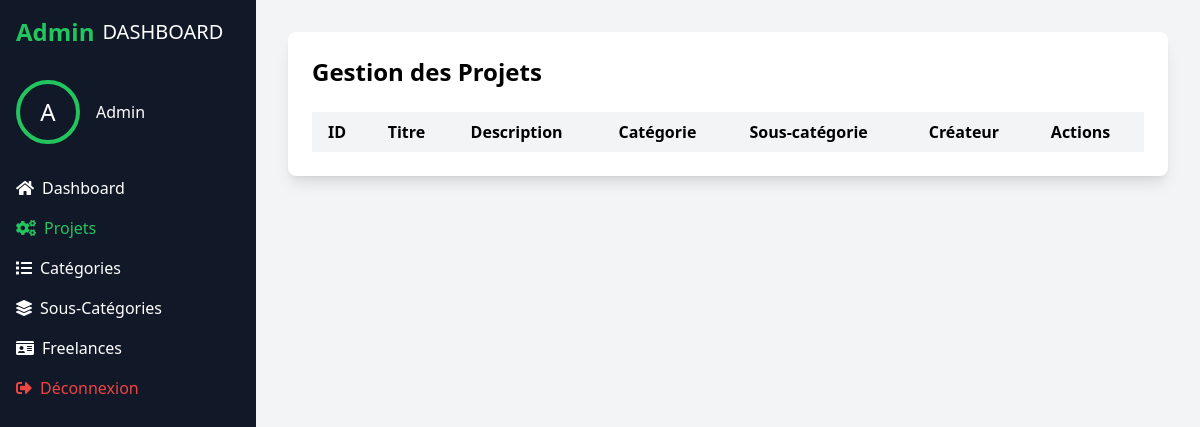
Before: /admin/projets.php (signed in) with the older database file.
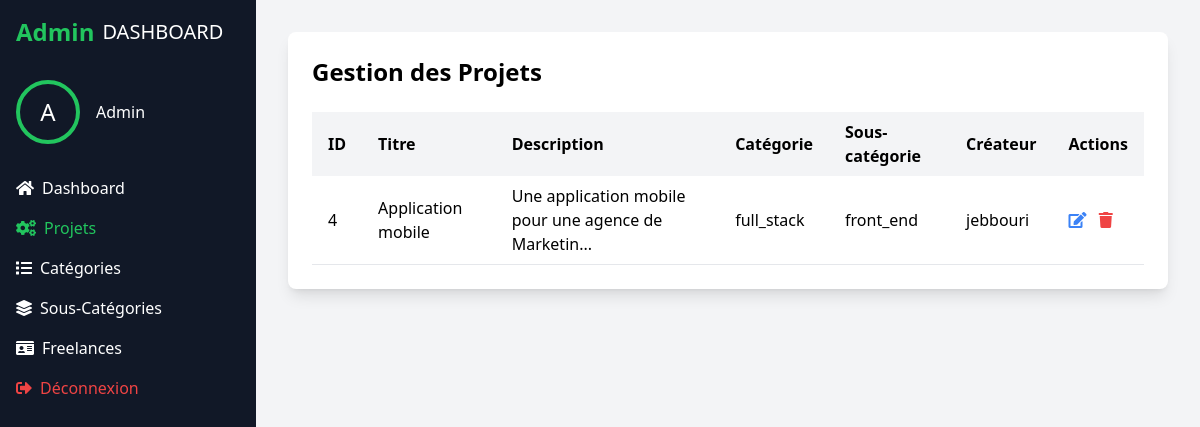
After: the same page with the newer database file.
### tables this page shows
CREATE TABLE `projets` (
  `id_projet` int NOT NULL,
  `titre_projet` varchar(255) NOT NULL,
  `DESCRIPTION` text,
  `id_categorie` int DEFAULT NULL,
  `id_sous_categorie` int DEFAULT NULL,
  `id_utilisateur` int DEFAULT NULL
);

CREATE TABLE `categories` (
  `id_categorie` int NOT NULL,
  `nom_categorie` varchar(255) NOT NULL
);

CREATE TABLE `souscategorie` (
  `id_sous_categorie` int NOT NULL,
  `nom_sous_categorie` varchar(255) NOT NULL,
  `id_categorie` int DEFAULT NULL
);

CREATE TABLE `utilisateurs` (
  `id_utilisateur` int NOT NULL,
  `nom_utilisateur` varchar(255) NOT NULL,
  `mot_de_passe` varchar(255) NOT NULL,
  `email` varchar(255) NOT NULL,
  `role` varchar(55) DEFAULT 'user'
);

### admin/projets.php (the view, shortened to what the changed rows need)
<?php
require_once '../config.php';
$stmt = $pdo->query(" SELECT p.id_projet, p.titre_projet, p.description, c.nom_categorie, sc.nom_sous_categorie, u.nom_utilisateur as createur FROM projets p
    LEFT JOIN categories c ON p.id_categorie = c.id_categorie
    LEFT JOIN souscategorie sc ON p.id_sous_categorie = sc.id_sous_categorie
    LEFT JOIN utilisateurs u ON p.id_utilisateur = u.id_utilisateur ");
$projets = $stmt->fetchAll(PDO::FETCH_ASSOC);
?>
<!DOCTYPE html>
<html lang="en">
<head>
    <script src="../Config_tailwind/tailwind.js"></script>
    <link href="https://cdnjs.cloudflare.com/ajax/libs/font-awesome/5.15.3/css/all.min.css" rel="stylesheet"/>
</head>
<body class="bg-gray-100">
     <div class="flex h-screen">
        <div class="flex-1 p-8">
            <div class="bg-white rounded-lg shadow-lg p-6">
                <div class="flex justify-between items-center mb-6">
                    <h1 class="text-2xl font-bold">Gestion des Projets</h1>
                </div>
                <div class="overflow-x-auto">
                    <table class="w-full">
                        <thead>
                            <tr class="bg-gray-100">
                                <th class="px-4 py-2 text-left">ID</th>
                                <th class="px-4 py-2 text-left">Titre</th>
                                <th class="px-4 py-2 text-left">Description</th>
                                <th class="px-4 py-2 text-left">Catégorie</th>
                                <th class="px-4 py-2 text-left">Sous-catégorie</th>
                                <th class="px-4 py-2 text-left">Créateur</th>
                                <th class="px-4 py-2 text-left">Actions</th>
                            </tr>
                        </thead>
                        <tbody>
                            <?php foreach ($projets as $projet): ?>
                                <tr class="border-b hover:bg-gray-50">
                                    <td class="px-4 py-2"><?php echo htmlspecialchars($projet['id_projet']); ?></td>
                                    <td class="px-4 py-2"><?php echo htmlspecialchars($projet['titre_projet']); ?></td>
                                    <td class="px-4 py-2">
                                        <?php
                                        $description = htmlspecialchars($projet['description']);
                                        echo strlen($description) > 50 ? substr($description, 0, 50) . '...' : $description;
                                        ?>
                                    </td>
                                    <td class="px-4 py-2"><?php echo htmlspecialchars($projet['nom_categorie']); ?></td>
                                    <td class="px-4 py-2"><?php echo htmlspecialchars($projet['nom_sous_categorie']); ?></td>
                                    <td class="px-4 py-2"><?php echo htmlspecialchars($projet['createur']); ?></td>
                                    <td class="px-4 py-2">
                                        <a href="modifier_projet.php?id=<?php echo $projet['id_projet']; ?>"
                                           class="text-blue-500 hover:underline mr-2">
                                            <i class="fas fa-edit"></i>
                                        </a>
                                        <a href="_projet.php?id=<?php echo $projet['id_projet']; ?>"
                                           onclick="return confirm('Êtes-vous sûr de vouloir supprimer ce projet ?')"
                                           class="text-red-500 hover:underline">
                                            <i class="fas fa-trash"></i>
                                        </a>
                                    </td>
                                </tr>
                            <?php endforeach; ?>
                        </tbody>
                    </table>
                </div>
            </div>
        </div>
    </div>
</body>
</html>

Changed rows visible on the page:
added projets: id_projet "4", titre_projet "Application mobile", DESCRIPTION "Une application mobile pour une agence de Marketin", id_categorie.nom_categorie "full_stack", id_sous_categorie.nom_sous_categorie "front_end", id_utilisateur.nom_utilisateur "jebbouri"
